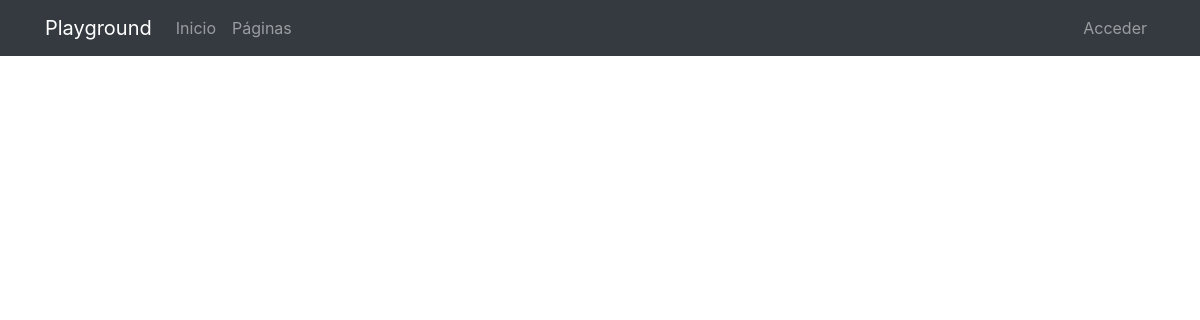
Page /pages/ on the earlier database version.
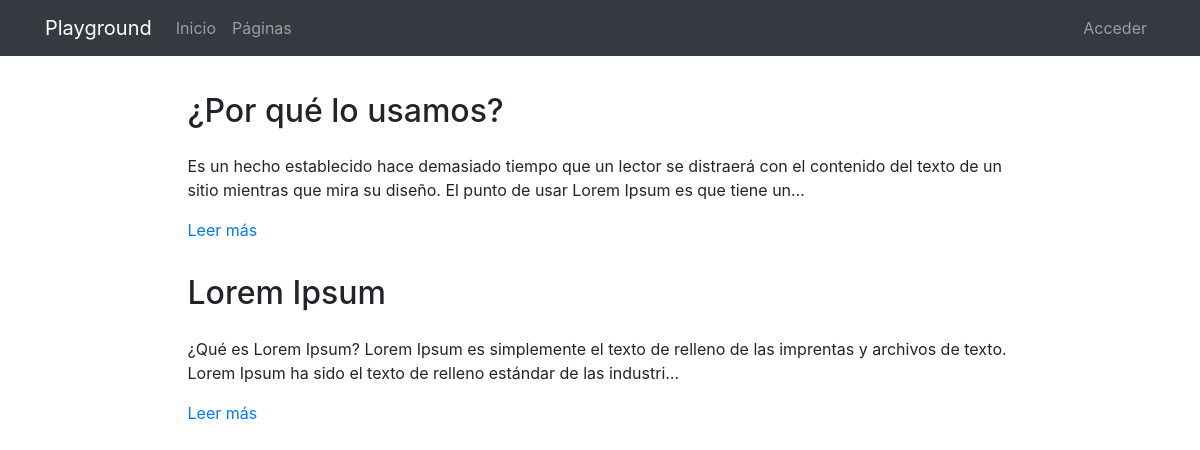
Same page on the later database version.
### pages/models.py (models this page shows, shortened)
class Page(models.Model):
    title = models.CharField(verbose_name="Título", max_length=200)
    content = RichTextField(verbose_name="Contenido")
    order = models.SmallIntegerField(verbose_name="Orden", default=0)
    created = models.DateTimeField(auto_now_add=True, verbose_name="Fecha de creación")
    updated = models.DateTimeField(auto_now=True, verbose_name="Fecha de edición")
    class Meta:
        verbose_name = "página"
        verbose_name_plural = "páginas"
        ordering = ['order', 'title']

### pages/views.py (the view)
# urls.py: path('', PageListView.as_view(), name='pages'),
class PageListView(ListView):
   model = Page

### pages/templates/pages/page_list.html (shortened to what this page needs)
{% extends 'core/base.html' %}
{% load static %}
{% block content %}
<main role="main">
  <div class="container mb-4">
    {% for page in object_list|dictsort:"id" reversed %}
      <div class="row mt-3">
        <div class="col-md-9 mx-auto">
          <h2 class="mb-4">{{page.title}}</h2>
          <div>
            <p>{{page.content|striptags|safe|truncatechars:"200"}}</p>
            <p><a href="{% url 'pages:page' page.id page.title|slugify %}">Leer más</a>
            </p>
          </div>
        </div>
      </div>
    {% endfor %}
  </div>
</main>
{% endblock %}

Differences in the rows shown:
added Page: title "¿Por qué lo usamos?", content "Es un hecho establecido hace demasiado tiempo que un lector se distraerá con el contenido del texto de un sitio mientras que mira su diseño. El punto de usar Lorem Ipsum es que tiene un…"
added Page: title "Lorem Ipsum", content "¿Qué es Lorem Ipsum? Lorem Ipsum es simplemente el texto de relleno de las imprentas y archivos de texto. Lorem Ipsum ha sido el texto de relleno estándar de las industri…"
